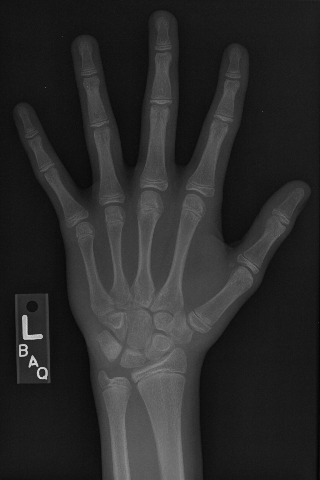
#> input picture Data/hand.png, 320 x 480 px
$ jupyter execute '2.Masks and Filters.ipynb'   (shell and % lines are left out)
#> lines starting #> are read from the running program, lines starting #| are printed output that depends on the picture; after the words box and inside, x2 and y2 are one past the last pixel; in counts of white or black regions, pixels touching at a corner belong together
## Intensity

In this chapter, we will work with a hand radiograph from a 2017 Radiological Society of North America competition. X-ray absorption is highest in dense tissue such as bone, so the resulting intensities should be high. Consequently, images like this can be used to predict "bone age" in children.

To start, let's load the image and check its intensity range.

The image datatype determines the range of possible intensities: e.g., 8-bit unsigned integers (uint8) can take values in the range of 0 to 255. A colorbar can be helpful for connecting these values to the visualized image.

All exercises in this chapter have the following imports:

```
import imageio
import numpy as np
import matplotlib.pyplot as plt
```

[cell 1]

import imageio
import numpy as np
import matplotlib.pyplot as plt

[cell 2]
# Load the hand radiograph
im = imageio.imread("Data/hand.png")
#> im is the input picture: shape (480, 320); min 3, max 224, mean 42

print('Data type:', im.dtype)
#| Data type: uint8
print('Min. value:', im.min())
#| Min. value: 3
print('Max value:', im.max())
#| Max value: 224

# Plot the grayscale image
plt.imshow(im, vmin=0, vmax=255)
plt.colorbar()
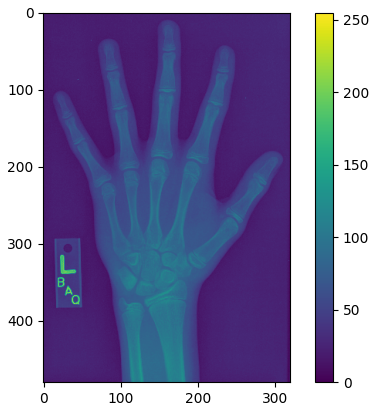
#> figure drawn by matplotlib, 2 panels

## Histograms

Histograms display the distribution of values in your image by binning each element by its intensity then measuring the size of each bin.

The area under a histogram is called the cumulative distribution function. It measures the frequency with which a given range of pixel intensities occurs.

For this exercise, describe the intensity distribution in im by calculating the histogram and cumulative distribution function and displaying them together.

[cell 3]
# Import SciPy's "ndimage" module
import scipy.ndimage as ndi

# Create a histogram, binned at each possible value
hist = ndi.histogram(im, min=0, max=255, bins=256)
#> hist = 256 values, max 7684 at index 20, min 0 at index 0, mean 600

# Create a cumulative distribution function
cdf = hist.cumsum() / hist.sum()
#> cdf = 256 values from 0 to 1

# Plot the histogram and CDF
fig, axes = plt.subplots(2, 1, sharex=True)
axes[0].plot(hist, label='Histogram')
axes[1].plot(cdf, label='CDF')
#> figure, not shown here; panel 2: curve peaks at x = 224, y = 1

# Masks

## Create a mask

Masks are the primary method for removing or selecting specific parts of an image. They are binary arrays that indicate whether a value should be included in an analysis. Typically, masks are created by applying one or more logical operations to an image.

For this exercise, try to use a simple intensity threshold to differentiate between skin and bone in the hand radiograph. (im has been equalized to utilize the whole intensity range.)

Below is the histogram of im colored by the segments we will plot.

[cell 4]
im = imageio.imread("Data/hand.png")
mask_bone = im >= 66
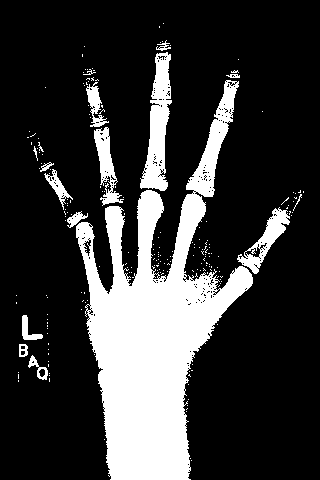
#> mask_bone: shape (480, 320) bool; 21.8% white; 209 white regions (192 under 20 px), largest, box (x1, y1, x2, y2) and area: (76, 80, 253, 480) 27309, (140, 52, 172, 191) 2324, (237, 207, 290, 274) 1038
mask_skin = (im >= 45) & (im < 145)
#> mask_skin: shape (480, 320) bool; 35.5% white; 115 white regions (112 under 20 px), largest, box (x1, y1, x2, y2) and area: (18, 12, 310, 480) 53416, (15, 294, 51, 384) 853, (39, 369, 45, 377) 20

# Plot the skin (0) and bone (1) masks
fig, axes = plt.subplots(1,2)
axes[0].imshow(mask_skin, cmap='gray')
axes[1].imshow(mask_bone, cmap='gray')

## Apply a mask
Although masks are binary, they can be applied to images to filter out pixels where the mask is False.

NumPy's where() function is a flexible way of applying masks. It takes three arguments:
```
np.where(condition, x, y)
```
condition, x and y can be either arrays or single values. This allows you to pass through original image values while setting masked values to 0.

Let's practice applying masks by selecting the bone-like pixels from the hand x-ray (im).

[cell 5]
# Import SciPy's "ndimage" module
import scipy.ndimage as ndi
import cv2

# Screen out non-bone pixels from "im"
mask_bone = im>=68
#> mask_bone: shape (480, 320) bool; 20.5% white; 159 white regions (143 under 20 px), largest, box (x1, y1, x2, y2) and area: (76, 190, 253, 480) 24347, (140, 52, 172, 191) 2161, (186, 80, 239, 197) 1754
im_bone = np.where(mask_bone, im, 0)
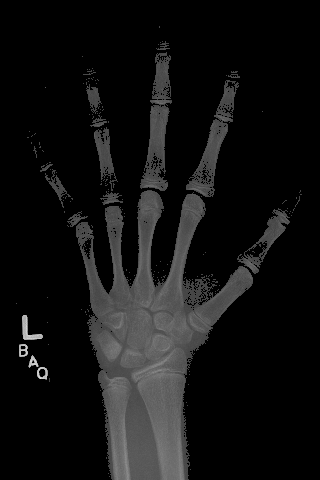
#> im_bone: shape (480, 320); min 0, max 224, mean 18

# Get the histogram of bone intensities
hist = ndi.histogram(im_bone, min=1, max=255, bins=255)
#> hist = 255 values, max 1072 at index 67, min 0 at index 0, mean 123.3

# Plot masked image and histogram
fig, axes = plt.subplots(2,1)
axes[0].imshow(im_bone, cmap='gray')
axes[1].plot(hist)
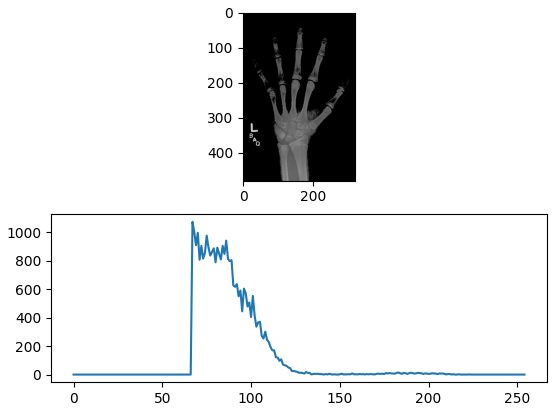
#> figure drawn by matplotlib, 2 panels; panel 2: curve peaks at x = 67, y = 1072

## Tune a mask
Imperfect masks can be tuned through the addition and subtraction of pixels. SciPy includes several useful methods for accomplishing these ends. These include:

binary_dilation: Add pixels along edges
binary_erosion: Remove pixels along edges
binary_opening: Erode then dilate, "opening" areas near edges
binary_closing: Dilate then erode, "filling in" holes
For this exercise, create a bone mask then tune it to include additional pixels.

For the remaining exercises, we have run the following import for you:
```
import scipy.ndimage as ndi
```

[cell 6]
# Create and tune bone mask
mask_bone = im >68
#> mask_bone: shape (480, 320) bool; 19.8% white; 152 white regions (133 under 20 px), largest, box (x1, y1, x2, y2) and area: (76, 190, 253, 480) 23827, (140, 52, 172, 191) 2015, (186, 80, 236, 197) 1605
mask_dilate = ndi.binary_dilation(mask_bone, iterations=5)
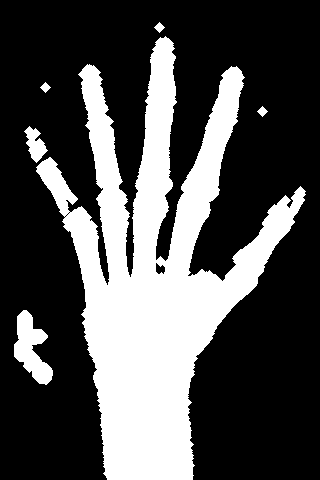
#> mask_dilate: shape (480, 320) bool; 30.7% white; 6 white regions, box (x1, y1, x2, y2) and area: (36, 36, 306, 480) 44969, (14, 310, 53, 385) 1530, (24, 126, 48, 163) 451, (154, 22, 165, 33) 61, (40, 82, 51, 93) 61, (257, 106, 268, 117) 61
mask_closed = ndi.binary_closing(mask_bone, iterations=5)
#> mask_closed: shape (480, 320) bool; 22% white; 15 white regions (10 under 20 px), largest, box (x1, y1, x2, y2) and area: (67, 41, 295, 475) 32601, (19, 315, 48, 380) 650, (41, 162, 73, 206) 411, (31, 142, 43, 158) 76, (296, 194, 301, 205) 20

# Plot masked images
fig, axes = plt.subplots(1,3)
axes[0].imshow(mask_bone, cmap='gray')
axes[1].imshow(mask_dilate, cmap='gray')
axes[2].imshow(mask_closed, cmap='gray')

## Filter convolutions
Filters are an essential tool in image processing. They allow you to transform images based on intensity values surrounding a pixel, rather than globally.

For this exercise, smooth the foot radiograph. First, specify the weights to be used. (These are called "footprints" and "kernels" as well.) Then, convolve the filter with im and plot the result.

[cell 7]
# Set filter weights
weights = [[0.11, 0.11, 0.11],
           [0.11, 0.11, 0.11],
           [0.11, 0.11, 0.11]]

# Convolve the image with the filter
im_filt = ndi.convolve(im, weights)

# Plot the images
fig, axes = plt.subplots(1,2)
axes[0].imshow(im, cmap='gray')
axes[1].imshow(im_filt, cmap='gray')

## Smoothing
Smoothing can improve the signal-to-noise ratio of your image by blurring out small variations in intensity. The Gaussian filter is excellent for this: it is a circular (or spherical) smoothing kernel that weights nearby pixels higher than distant ones.

The width of the distribution is controlled by the sigma argument, with higher values leading to larger smoothing effects.

For this exercise, test the effects of applying Gaussian filters to the foot x-ray before creating a bone mask.

[cell 8]
# Smooth "im" with Gaussian filters
im_s1 = ndi.gaussian_filter(im, sigma=1)
im_s3 = ndi.gaussian_filter(im, sigma=3)

# Draw bone masks of each image
fig, axes = plt.subplots(1,3)
axes[0].imshow(im >= 68)
axes[1].imshow(im_s1>=68)
axes[2].imshow(im_s3>=68)
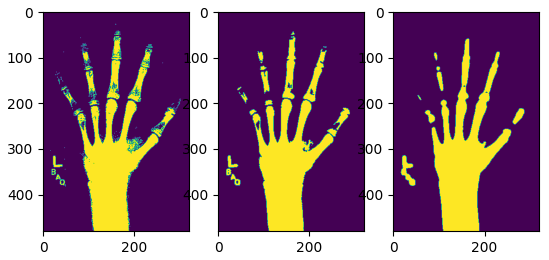
#> figure drawn by matplotlib, 3 panels

## Detect edges (1)
Filters can also be used as "detectors." If a part of the image fits the weighting pattern, the returned value will be very high (or very low).

In the case of edge detection, that pattern is a change in intensity along a plane. A filter detecting horizontal edges might look like this:
```
weights = [[+1, +1, +1],
           [ 0,  0,  0],
           [-1, -1, -1]]
```
For this exercise, create a vertical edge detector and see how well it performs on the hand x-ray (im).

[cell 9]
# Set weights to detect vertical edges
weights = [[+1,  0, -1],
           [+1,  0, -1],
           [+1,  0, -1]]

# Convolve "im" with filter weights
edges = ndi.convolve(im, weights)

# Draw the image in color
plt.imshow(edges, cmap='seismic', vmin=-150, vmax=150)
plt.colorbar()
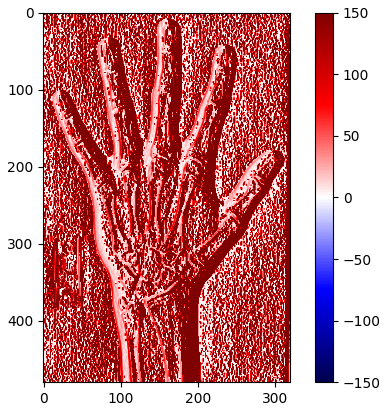
#> figure drawn by matplotlib, 2 panels

## Detect edges (2)
Edge detection can be performed along multiple axes, then combined into a single edge value. For 2D images, the horizontal and vertical "edge maps" can be combined using the Pythagorean theorem:

One popular edge detector is the Sobel filter. The Sobel filter provides extra weight to the center pixels of the detector:
```
weights = [[ 1,  2,  1],
           [ 0,  0,  0],
           [-1, -2, -1]]
````
For this exercise, improve upon your previous detection effort by merging the results of two Sobel-filtered images into a composite edge map.

[cell 10]
# Apply Sobel filter along both axes
sobel_ax0 = ndi.sobel(im , axis=0)
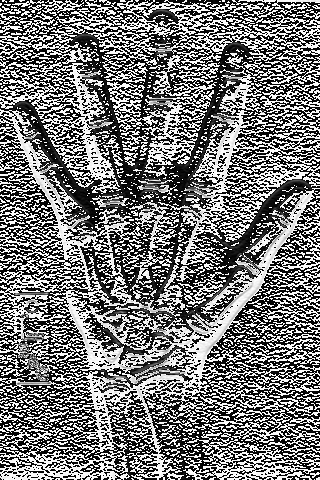
#> sobel_ax0: shape (480, 320); min 0, max 255, mean 119.5
sobel_ax1 = ndi.sobel(im , axis=1)
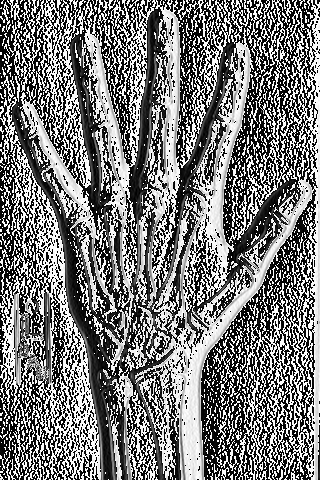
#> sobel_ax1: shape (480, 320); min 0, max 255, mean 121.6

# Calculate edge magnitude
edges = np.sqrt(np.square(sobel_ax0)+np.square(sobel_ax1))
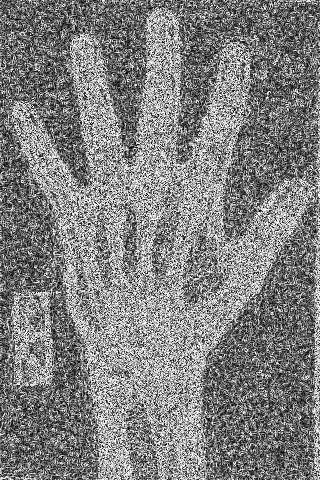
#> edges: shape (480, 320) float16; min 0, max 15.81, mean 7.95; drawn with min black and max white

# Plot edge magnitude
plt.imshow(edges, cmap='gray', vmax=75)
